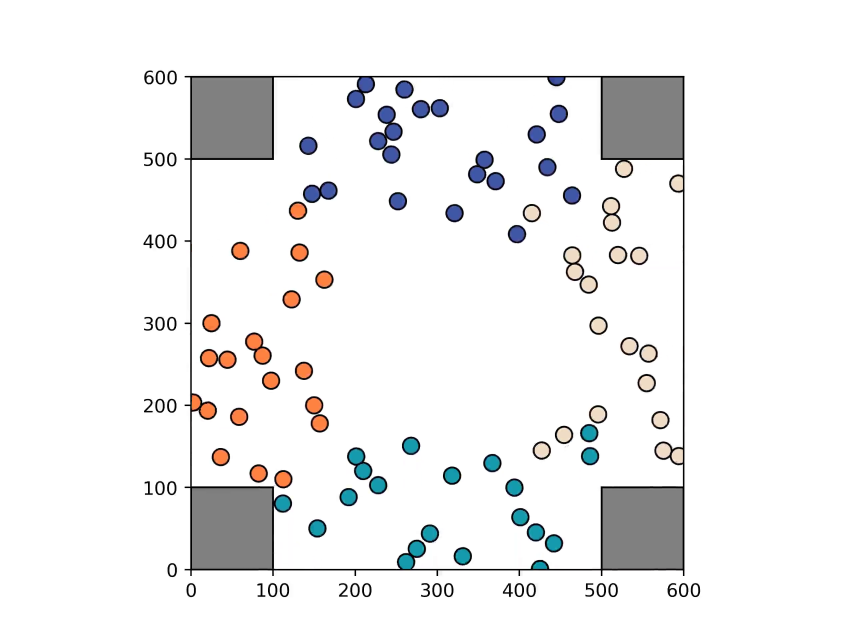
#> input picture frame 400 of simulation/test_videos/4way_smallbeta.mp4, 2560 x 1920 px, given in place of video.mp4, which was not available (shown at 1/3 size)
$ jupyter execute --allow-errors image_processing.ipynb   (text cells are left out)
#> lines starting #> are read from the running program, lines starting #| are printed output that depends on the picture
[cell 1]
import zipfile
import os
import shutil
from PIL import Image

[cell 2]
folder_path = "../ProcessedData/AIhub/images/Training/"

#> (the rest of this cell did not finish here and is left out)

[cell 3]
DATA_NAME = "TS_2.시나리오_143.Outdoor_일도체육공원143(593)"

[cell 4]
zip_file_path = "../ProcessedData/AIhub/images/Training/" + DATA_NAME + ".zip"
extraction_dir = "../ProcessedData/AIhub/images/Training/" + DATA_NAME

os.makedirs(extraction_dir, exist_ok=True)

#> (the rest of this cell did not finish here and is left out)

[cell 5]
source_folder = "../ProcessedData/AIhub/images/Training/" + DATA_NAME
destination_folder = os.path.join(source_folder, "original_images")

os.makedirs(destination_folder, exist_ok=True)

file_list = os.listdir(source_folder)

for file_name in file_list:
    source_file = os.path.join(source_folder, file_name)
    destination_file = os.path.join(destination_folder, file_name)

    if os.path.isdir(source_file):
        continue

    shutil.move(source_file, destination_file)

print("All files moved to the 'original_images' folder.")

[cell 6]
folder_path = "../ProcessedData/AIhub/images/Training/" + DATA_NAME + "/original_images"
num_start = 1

file_list = os.listdir(folder_path)
file_list.sort()

for idx, file_name in enumerate(file_list, start=num_start):
    old_file_path = os.path.join(folder_path, file_name)
    new_file_name = f"{idx}.jpg"
    new_file_path = os.path.join(folder_path, new_file_name)

    os.rename(old_file_path, new_file_path)

print("All files in the 'original_images' folder have been renamed.")

[cell 7]
output_file = "../ProcessedData/AIhub/images/Training/" + DATA_NAME + "/list.txt"
with open(output_file, "w") as f:
    for i in range(340, 376):
        f.write(str(i) + "\n")

[cell 8]
source_folder = (
    "../ProcessedData/AIhub/images/Training/" + DATA_NAME + "/original_images"
)
destination_folder = "../ProcessedData/AIhub/images/Training/" + DATA_NAME + "/images"

os.makedirs(destination_folder, exist_ok=True)

new_size = (1280, 720)

file_list = os.listdir(source_folder)

for file_name in file_list:
    source_file = os.path.join(source_folder, file_name)
    destination_file = os.path.join(destination_folder, file_name)

    if os.path.isfile(source_file) and file_name.lower().endswith(
        (".png", ".jpg", ".jpeg", ".bmp", ".tiff")
    ):
        with Image.open(source_file) as img:
            resized_img = img.resize(new_size)
            resized_img.save(destination_file)

print("All images resized and saved to the 'images' folder.")

[cell 9]
import cv2
import os

TEST_DATA_NAME = ""
TEST_DATA_ROOT = f"../ProcessedData/{TEST_DATA_NAME}"

video_path = f"{TEST_DATA_ROOT}/video.mp4"
output_path = f"{TEST_DATA_ROOT}/images"

os.makedirs(output_path, exist_ok=True)

video_capture = cv2.VideoCapture(video_path)
frame_count = 0

desired_width = 1280
desired_height = 720

while True:
    ret, frame = video_capture.read()
#> frame is the input picture: shape (1920, 2560, 3); mean B, G, R 240, 239.8, 239.8

    if not ret:
        break

    resized_frame = cv2.resize(frame, (desired_width, desired_height))
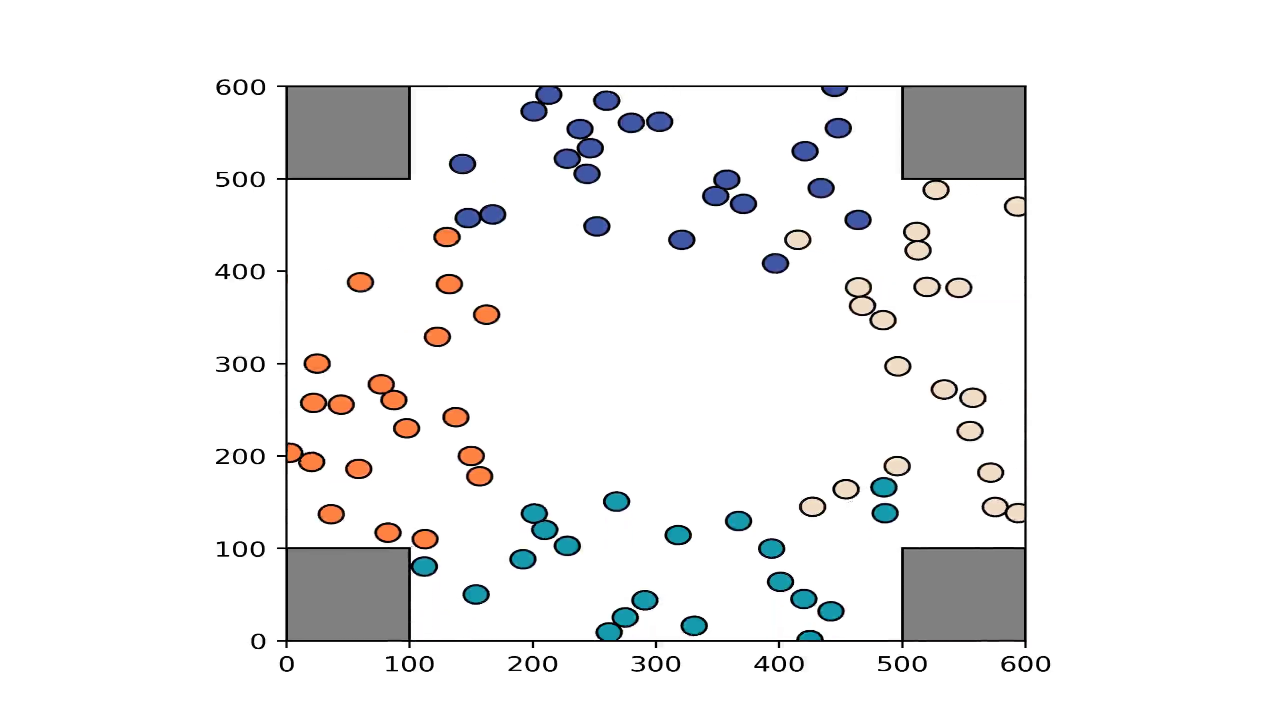
#> resized_frame: shape (720, 1280, 3); mean B, G, R 240, 239.8, 239.8

    image_path = f"{output_path}/{frame_count}.jpg"
    cv2.imwrite(image_path, resized_frame)

    with open(f"{TEST_DATA_ROOT}/list.txt", "a") as f:
        f.write(f"{frame_count}\n")

    frame_count += 1

video_capture.release()
cv2.destroyAllWindows()


$ run again, starting later in the video
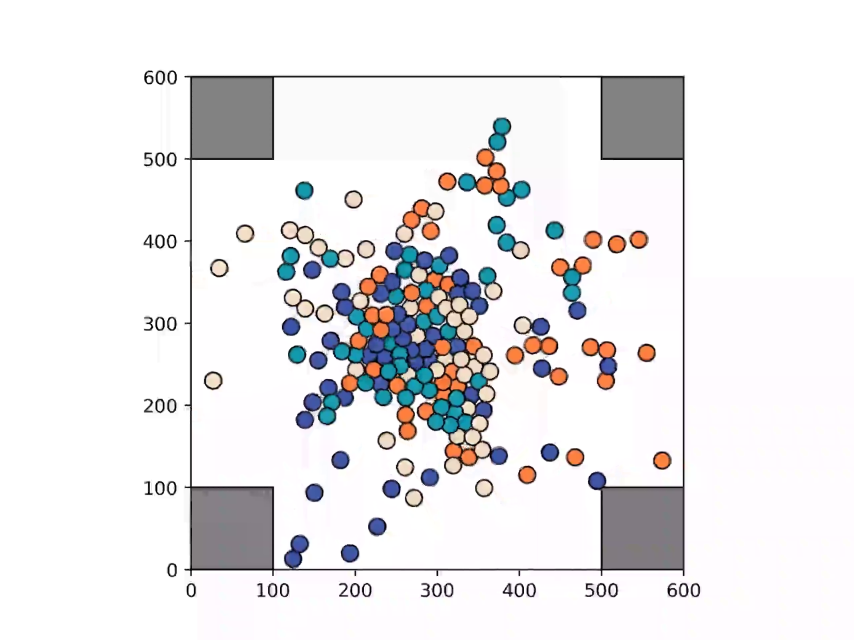
#> input picture frame 1800 of simulation/test_videos/4way_smallbeta.mp4, 2560 x 1920 px, given in place of video.mp4, which was not available (shown at 1/3 size)
#> frame is the input picture: shape (1920, 2560, 3); mean B, G, R 233.9, 232.3, 233.5
#> `resized_frame = cv2.resize(frame, (desired_width, desired_height))`:
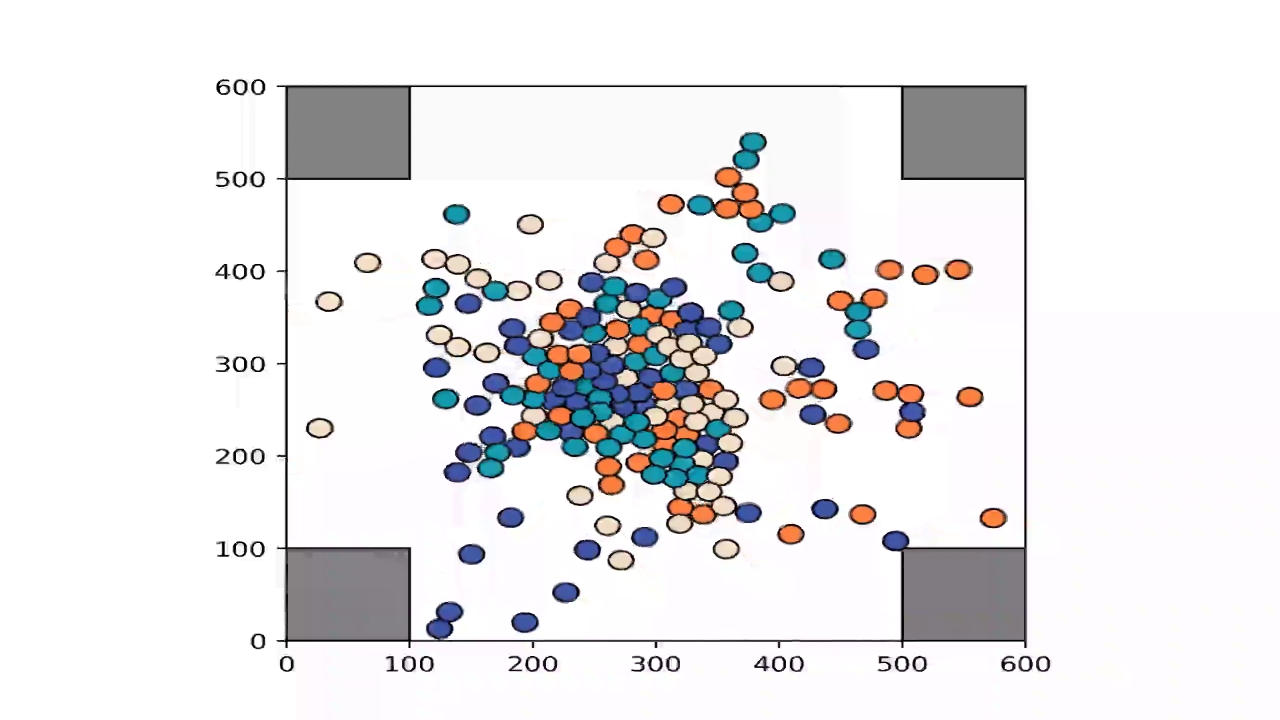
#> resized_frame: shape (720, 1280, 3); mean B, G, R 233.9, 232.3, 233.5

$ run again, starting later in the video
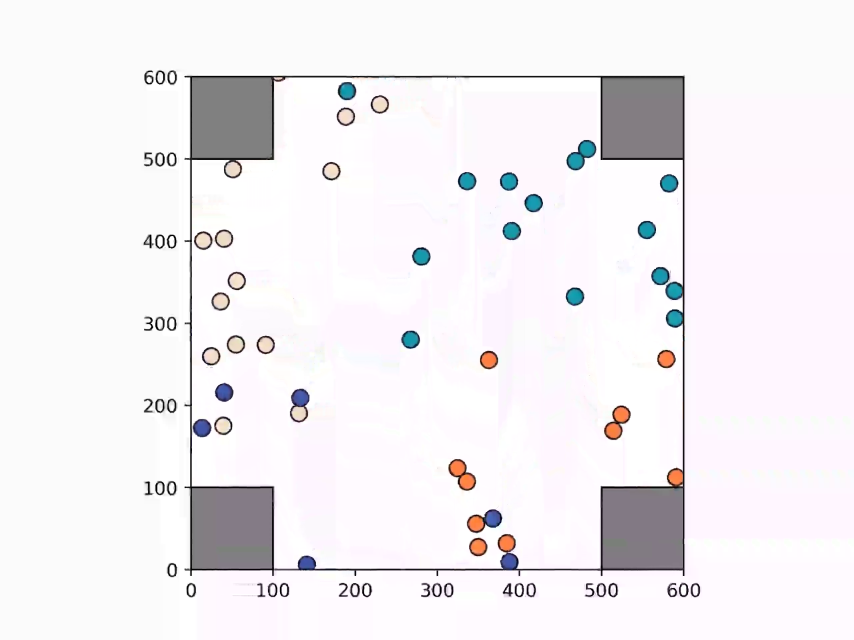
#> input picture frame 3200 of simulation/test_videos/4way_smallbeta.mp4, 2560 x 1920 px, given in place of video.mp4, which was not available (shown at 1/3 size)
#> frame is the input picture: shape (1920, 2560, 3); mean B, G, R 241.8, 238.6, 241.6
#> `resized_frame = cv2.resize(frame, (desired_width, desired_height))`:
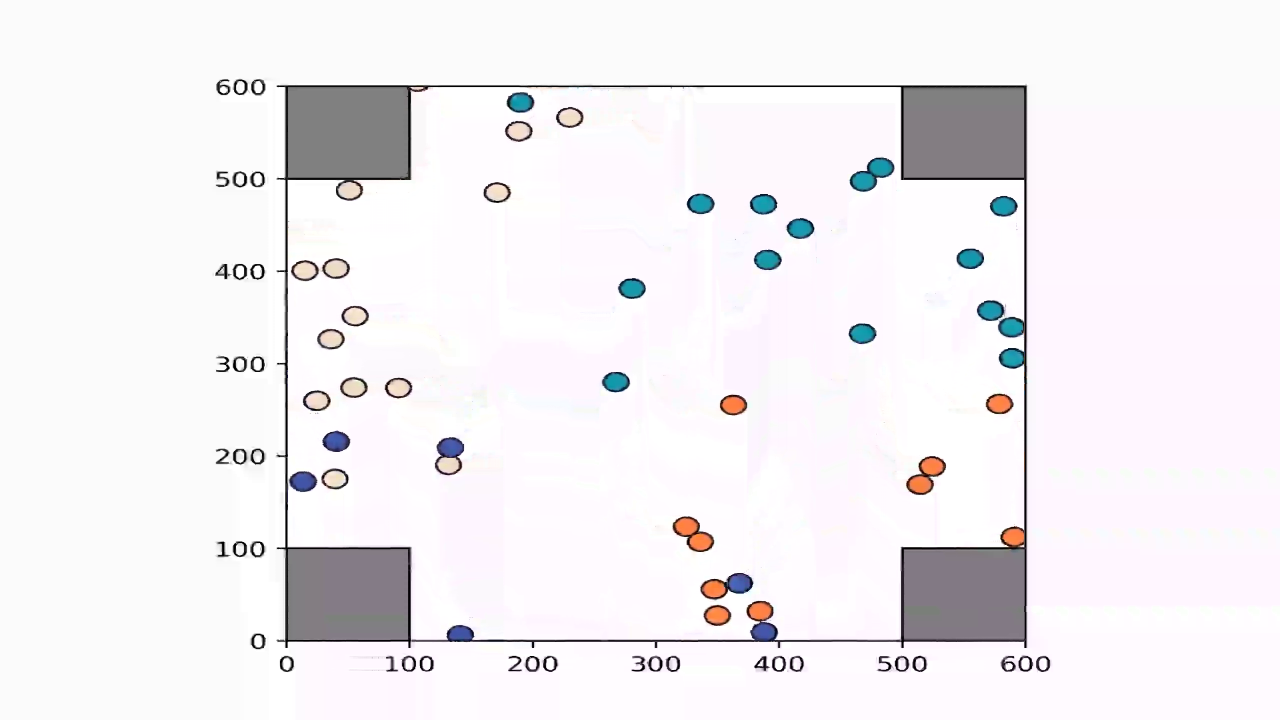
#> resized_frame: shape (720, 1280, 3); mean B, G, R 241.8, 238.6, 241.5
